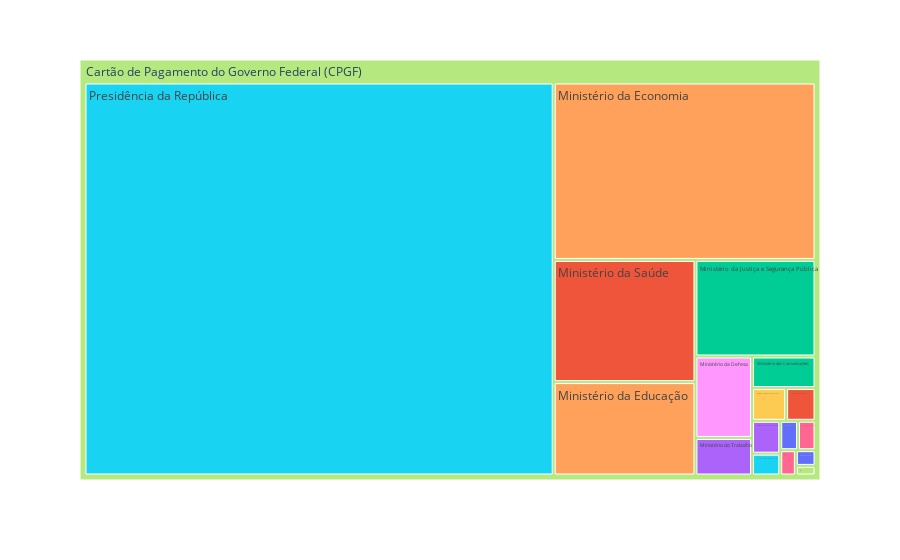

Write notebook code for a chart like this one.
### Code cell
gastos_fev = pd.read_csv('cartao_pagamento_2022_orgaos/202202_CPGF.csv', encoding='latin1', delimiter=';')

gastos_fev.loc[:, 'VALOR TRANSAÇÃO'] = pd.to_numeric(gastos_fev['VALOR TRANSAÇÃO'].str.replace(",", '.'), errors='coerce')

gastos_por_orgao_fev = gastos_fev.groupby('NOME ÓRGÃO SUPERIOR').agg({'VALOR TRANSAÇÃO': sum}).reset_index()
gastos_por_orgao_fev = gastos_por_orgao_fev.sort_values('VALOR TRANSAÇÃO', ascending=False).reset_index()

df = pd.DataFrame(gastos_por_orgao_fev)
df.to_csv(sep=',', index=False, header=True, path_or_buf='CPGF_2022_tables_tratadas/fev_2022.csv')

fig_fev = px.treemap(gastos_por_orgao_fev, path=[px.Constant('Cartão de Pagamento do Governo Federal (CPGF)'), 'NOME ÓRGÃO SUPERIOR'], values='VALOR TRANSAÇÃO',
                  color='NOME ÓRGÃO SUPERIOR')
fig_fev.show()

### Figure 1 — Plotly figure (JSON) as saved in the notebook; plotly's stock layout.template omitted (floating-point values rounded to 4 significant figures)
{"data": [{"branchvalues": "total", "customdata": [["Ministério do Meio Ambiente"], ["Ministério de Minas e Energia"], ["Ministério da Justiça e Segurança Pública"], ["Ministério do Trabalho"], ["Ministério da Economia"], ["Banco Central do Brasil - Orçamento Fiscal e "], ["Ministério da Ciência, Tecnologia, Inovações "], ["Ministério do Turismo"], ["Ministério da Defesa"], ["Ministério da Agricultura, Pecuária e Abastec"], ["Ministério da Infraestrutura"], ["Ministério da Saúde"], ["Ministério das Comunicações"], ["Ministério do Desenvolvimento Regional"], ["Ministério da Educação"], ["Presidência da República"], ["Advocacia-Geral da União"], ["(?)"]], "domain": {"x": [0, 1], "y": [0, 1]}, "hovertemplate": "labels=%{label}<br>VALOR TRANSAÇÃO=%{value}<br>parent=%{parent}<br>id=%{id}<br>NOME ÓRGÃO SUPERIOR=%{customdata[0]}<extra></extra>", "ids": ["Cartão de Pagamento do Governo Federal (CPGF)/Ministério do Meio Ambiente", "Cartão de Pagamento do Governo Federal (CPGF)/Ministério de Minas e Energia", "Cartão de Pagamento do Governo Federal (CPGF)/Ministério da Justiça e Segurança Pública", "Cartão de Pagamento do Governo Federal (CPGF)/Ministério do Trabalho", "Cartão de Pagamento do Governo Federal (CPGF)/Ministério da Economia", "Cartão de Pagamento do Governo Federal (CPGF)/Banco Central do Brasil - Orçamento Fiscal e ", "Cartão de Pagamento do Governo Federal (CPGF)/Ministério da Ciência, Tecnologia, Inovações ", "Cartão de Pagamento do Governo Federal (CPGF)/Ministério do Turismo", "Cartão de Pagamento do Governo Federal (CPGF)/Ministério da Defesa", "Cartão de Pagamento do Governo Federal (CPGF)/Ministério da Agricultura, Pecuária e Abastec", "Cartão de Pagamento do Governo Federal (CPGF)/Ministério da Infraestrutura", "Cartão de Pagamento do Governo Federal (CPGF)/Ministério da Saúde", "Cartão de Pagamento do Governo Federal (CPGF)/Ministério das Comunicações", "Cartão de Pagamento do Governo Federal (CPGF)/Ministério do Desenvolvimento Regional", "Cartão de Pagamento do Governo Federal (CPGF)/Ministério da Educação", "Cartão de Pagamento do Governo Federal (CPGF)/Presidência da República", "Cartão de Pagamento do Governo Federal (CPGF)/Advocacia-Geral da União", "Cartão de Pagamento do Governo Federal (CPGF)"], "labels": ["Ministério do Meio Ambiente", "Ministério de Minas e Energia", "Ministério da Justiça e Segurança Pública", "Ministério do Trabalho", "Ministério da Economia", "Banco Central do Brasil - Orçamento Fiscal e ", "Ministério da Ciência, Tecnologia, Inovações ", "Ministério do Turismo", "Ministério da Defesa", "Ministério da Agricultura, Pecuária e Abastec", "Ministério da Infraestrutura", "Ministério da Saúde", "Ministério das Comunicações", "Ministério do Desenvolvimento Regional", "Ministério da Educação", "Presidência da República", "Advocacia-Geral da União", "Cartão de Pagamento do Governo Federal (CPGF)"], "marker": {"colors": ["#636efa", "#EF553B", "#00cc96", "#ab63fa", "#FFA15A", "#19d3f3", "#FF6692", "#B6E880", "#FF97FF", "#FECB52", "#636efa", "#EF553B", "#00cc96", "#ab63fa", "#FFA15A", "#19d3f3", "#FF6692", "#B6E880"]}, "name": "", "parents": ["Cartão de Pagamento do Governo Federal (CPGF)", "Cartão de Pagamento do Governo Federal (CPGF)", "Cartão de Pagamento do Governo Federal (CPGF)", "Cartão de Pagamento do Governo Federal (CPGF)", "Cartão de Pagamento do Governo Federal (CPGF)", "Cartão de Pagamento do Governo Federal (CPGF)", "Cartão de Pagamento do Governo Federal (CPGF)", "Cartão de Pagamento do Governo Federal (CPGF)", "Cartão de Pagamento do Governo Federal (CPGF)", "Cartão de Pagamento do Governo Federal (CPGF)", "Cartão de Pagamento do Governo Federal (CPGF)", "Cartão de Pagamento do Governo Federal (CPGF)", "Cartão de Pagamento do Governo Federal (CPGF)", "Cartão de Pagamento do Governo Federal (CPGF)", "Cartão de Pagamento do Governo Federal (CPGF)", "Cartão de Pagamento do Governo Federal (CPGF)", "Cartão de Pagamento do Governo Federal (CPGF)", ""], "type": "treemap", "values": [3248, 5993.0, 72220.0, 13240.0, 289300.0, 3836.0, 2464.0, 1174, 28730.0, 6957.0, 1921.0, 107900.0, 12470.0, 5773.0, 82460.0, 1149000.0, 3205.0, 1790000.0]}], "layout": {"legend": {"tracegroupgap": 0}, "margin": {"t": 60}}}
